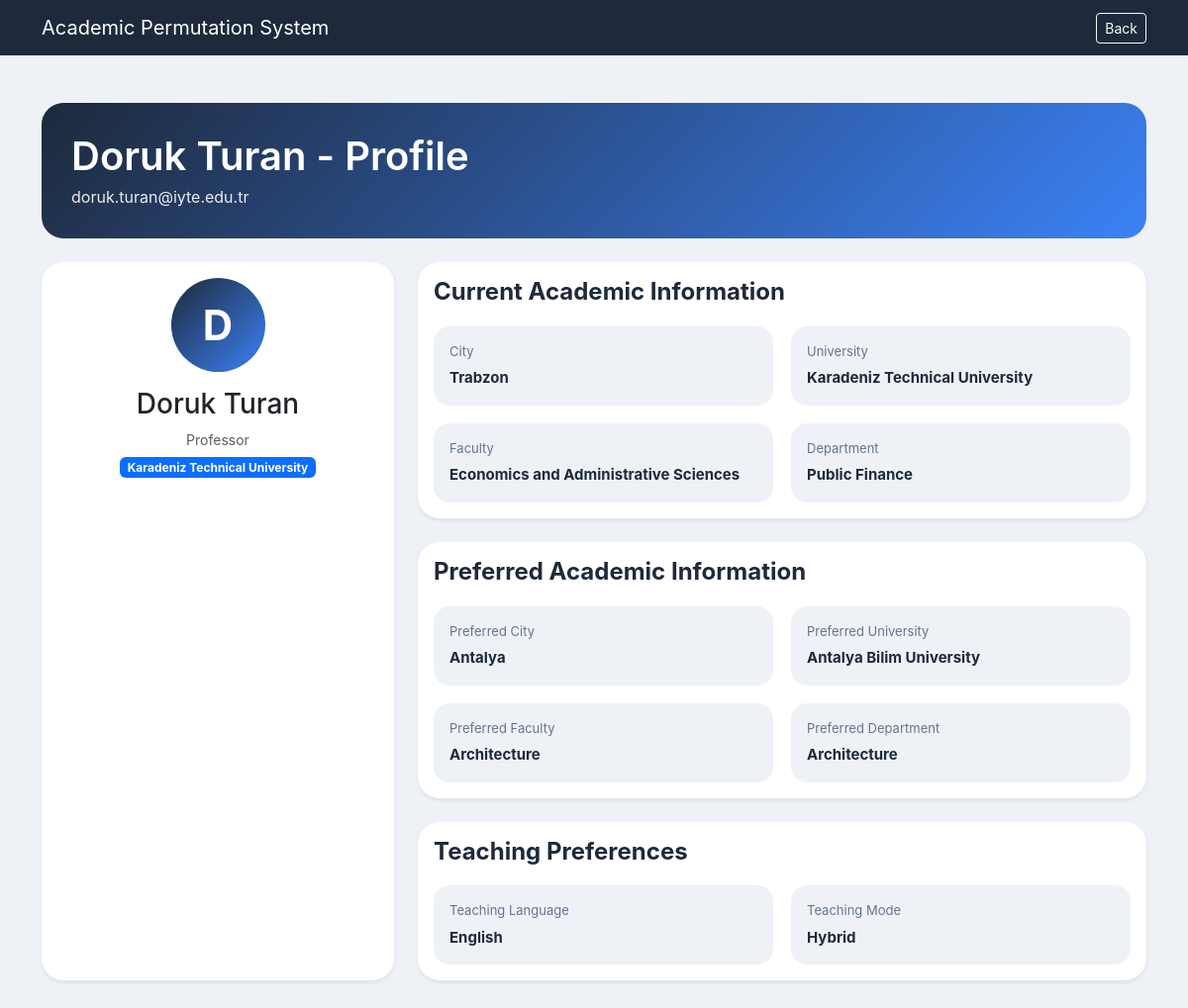
/profile/135 (signed in), run on the app's committed database.
### tables this page shows
CREATE TABLE "users" (
	"id"	INTEGER,
	"email"	TEXT,
	"name"	TEXT NOT NULL,
	"rank"	TEXT NOT NULL,
	"department"	TEXT NOT NULL,
	"current_faculty"	TEXT,
	"current_university"	TEXT NOT NULL,
	"current_city"	TEXT NOT NULL,
	"preferred_faculty"	TEXT,
	"preferred_department"	TEXT,
	"preferred_university"	TEXT NOT NULL,
	"preferred_city"	TEXT NOT NULL,
	"teaching_language"	TEXT,
	"teaching_mode"	TEXT,
	"profile_picture"	TEXT, password_hash TEXT,
	PRIMARY KEY("id" AUTOINCREMENT)
);

### app.py (the view)
@app.route("/profile/<int:user_id>")
def profile(user_id):
    if not is_logged_in():
        return redirect("/login")
    conn = sqlite3.connect("database.db")
    conn.row_factory = sqlite3.Row
    cursor = conn.cursor()
    cursor.execute("SELECT * FROM users WHERE id = ?", (user_id,))
    user = cursor.fetchone()
    conn.close()
    if user is None:
        return "User not found"
    return render_template(
        "profile.html",
        user=user,
        back_url=profile_back_url(user_id),
        t=get_translations(),
        lang=get_language()
    )

### app.py (called while the page is built)
def is_logged_in():
    return "email" in session

def get_language():
    return session.get("language", "en")

def get_translations():
    lang = get_language()
    return translations.get(lang, translations["en"])

def profile_back_url(user_id):
    back_url = request.args.get("back_url")
    if back_url:
        return back_url
    referrer = request.referrer or ""
    own_profile_path = f"/profile/{user_id}"
    if referrer and "/edit-profile/" not in referrer and own_profile_path not in referrer:
        return referrer
    return "/dashboard"

### templates/profile.html (shortened to what this page needs)
<!DOCTYPE html>
<html lang="{{ lang }}">
<head>
    <link href="https://cdn.jsdelivr.net/npm/bootstrap@5.3.3/dist/css/bootstrap.min.css" rel="stylesheet">
    <link rel="stylesheet" href="{{ url_for('static', filename='style.css') }}">
</head>
<body>
<nav class="navbar navbar-dark">
    <div class="container d-flex justify-content-between align-items-center">
        <a class="navbar-brand" href="/dashboard">{{ t["app_name"] }}</a>
        <a
    href="{{ back_url }}"
    class="btn btn-outline-light btn-sm">
    {{ t["back"] }}
</a>
    </div>
</nav>
<div class="container py-5">
    <div class="profile-header mb-4">
        <div>
            <h1>{{ user["name"] }} - {{ t["profile"] }}</h1>
            <p>{{ user['email'] }}</p>
        </div>
    </div>
    <div class="row g-4">
        <div class="col-lg-4">
            <div class="card profile-card shadow-sm h-100">
                <div class="card-body text-center">
                    {% if user['profile_picture'] %}
    <img src="{{ url_for('static', filename=user['profile_picture']) }}"
         class="profile-avatar-image"
         alt="Profile Picture">
{% else %}
    <div class="profile-avatar">
        {{ user['name'][0]|upper }}
    </div>
{% endif %}
                    <h3 class="mt-3">{{ user['name'] }}</h3>
                    <p class="text-muted mb-1">{{ user['rank'] }}</p>
                    <span class="badge bg-primary">{{ user['current_university'] }}</span>
                </div>
            </div>
        </div>
        <div class="col-lg-8">
            <div class="card shadow-sm profile-card">
                <div class="card-body">
                    <h4 class="section-title">{{ t["current_academic_info"] }}</h4>
                    <div class="info-grid">
                        <div>
                            <span>{{ t["city"] }}</span>
                            <strong>{{ user['current_city'] }}</strong>
                        </div>
                        <div>
                            <span>{{ t["university"] }}</span>
                            <strong>{{ user['current_university'] }}</strong>
                        </div>
                        <div>
                            <span>{{ t["faculty"] }}</span>
                            <strong>{{ user['current_faculty'] }}</strong>
                        </div>
                        <div>
                            <span>{{ t["department"] }}</span>
                            <strong>{{ user['department'] }}</strong>
                        </div>
                    </div>
                </div>
            </div>
            <div class="card shadow-sm profile-card mt-4">
                <div class="card-body">
                    <h4 class="section-title">{{ t["preferred_academic_info"] }}</h4>
                    <div class="info-grid">
                        <div>
                            <span>{{ t["preferred_city"] }}</span>
                            <strong>{{ user['preferred_city'] }}</strong>
                        </div>
                        <div>
                            <span>{{ t["preferred_university"] }}</span>
                            <strong>{{ user['preferred_university'] }}</strong>
                        </div>
                        <div>
                            <span>{{ t["preferred_faculty"] }}</span>
                            <strong>{{ user['preferred_faculty'] }}</strong>
                        </div>
                        <div>
                            <span>{{ t["preferred_department"] }}</span>
                            <strong>{{ user['preferred_department'] }}</strong>
                        </div>
                    </div>
                </div>
            </div>
            <div class="card shadow-sm profile-card mt-4">
                <div class="card-body">
                    <h4 class="section-title">{{ t["teaching_preferences"] }}</h4>
                    <div class="info-grid">
                        <div>
                            <span>{{ t["teaching_language"] }}</span>
                            <strong>{{ user['teaching_language'] }}</strong>
                        </div>
                        <div>
                            <span>{{ t["teaching_mode"] }}</span>
                            <strong>{{ user['teaching_mode'] }}</strong>
                        </div>
                    </div>
                </div>
            </div>
        </div>
    </div>
</div>
</body>
</html>

### static/style.css (style rules this page uses)
body { font-family: -apple-system, BlinkMacSystemFont, "Segoe UI", Roboto, sans-serif; background-color: #eef2f7; color: #1e293b; }
.navbar { background: #1e293b !important; }
h1, h2, h4 { font-weight: 600; color: #1e293b; }
.card { border: none; border-radius: 18px; transition: all 0.2s ease; }
.card-body p { margin-bottom: 6px; font-size: 14px; }
.profile-header { background: linear-gradient(135deg, #1e293b, #3b82f6); color: white; border-radius: 22px; padding: 30px; display: flex; justify-content: space-between; align-items: center; }
.profile-header h1 { color: white; margin-bottom: 5px; }
.profile-header p { margin-bottom: 0; opacity: 0.9; }
.profile-card { border-radius: 22px; background-color: white; }
.profile-avatar { width: 95px; height: 95px; border-radius: 50%; background: linear-gradient(135deg, #1e293b, #3b82f6); color: white; display: flex; align-items: center; justify-content: center; font-size: 42px; font-weight: 700; margin: auto; }
.section-title { color: #1e293b; margin-bottom: 20px; font-weight: 700; }
.info-grid { display: grid; grid-template-columns: repeat(2, 1fr); gap: 18px; }
.info-grid div { background-color: #eef2f7; padding: 16px; border-radius: 16px; }
.info-grid span { display: block; font-size: 13px; color: #64748b; margin-bottom: 4px; }
.info-grid strong { color: #1e293b; font-size: 15px; }
.row.g-4 { --bs-gutter-y: 1.25rem; }

### data on the page
users: name "Doruk Turan", email "doruk.turan@iyte.edu.tr", name "D", rank "Professor", current_university "Karadeniz Technical University", current_city "Trabzon", current_faculty "Economics and Administrative Sciences", department "Public Finance", preferred_city "Antalya", preferred_university "Antalya Bilim University", preferred_faculty "Architecture", preferred_department "Architecture", teaching_language "English", teaching_mode "Hybrid"

### other printed values
{{ t["app_name"] }} "Academic Permutation System"
{{ t["back"] }} "Back"
{{ t["profile"] }} "Profile"
{{ t["current_academic_info"] }} "Current Academic Information"
{{ t["city"] }} "City"
{{ t["university"] }} "University"
{{ t["faculty"] }} "Faculty"
{{ t["department"] }} "Department"
{{ t["preferred_academic_info"] }} "Preferred Academic Information"
{{ t["preferred_city"] }} "Preferred City"
{{ t["preferred_university"] }} "Preferred University"
{{ t["preferred_faculty"] }} "Preferred Faculty"
{{ t["preferred_department"] }} "Preferred Department"
{{ t["teaching_preferences"] }} "Teaching Preferences"
{{ t["teaching_language"] }} "Teaching Language"
